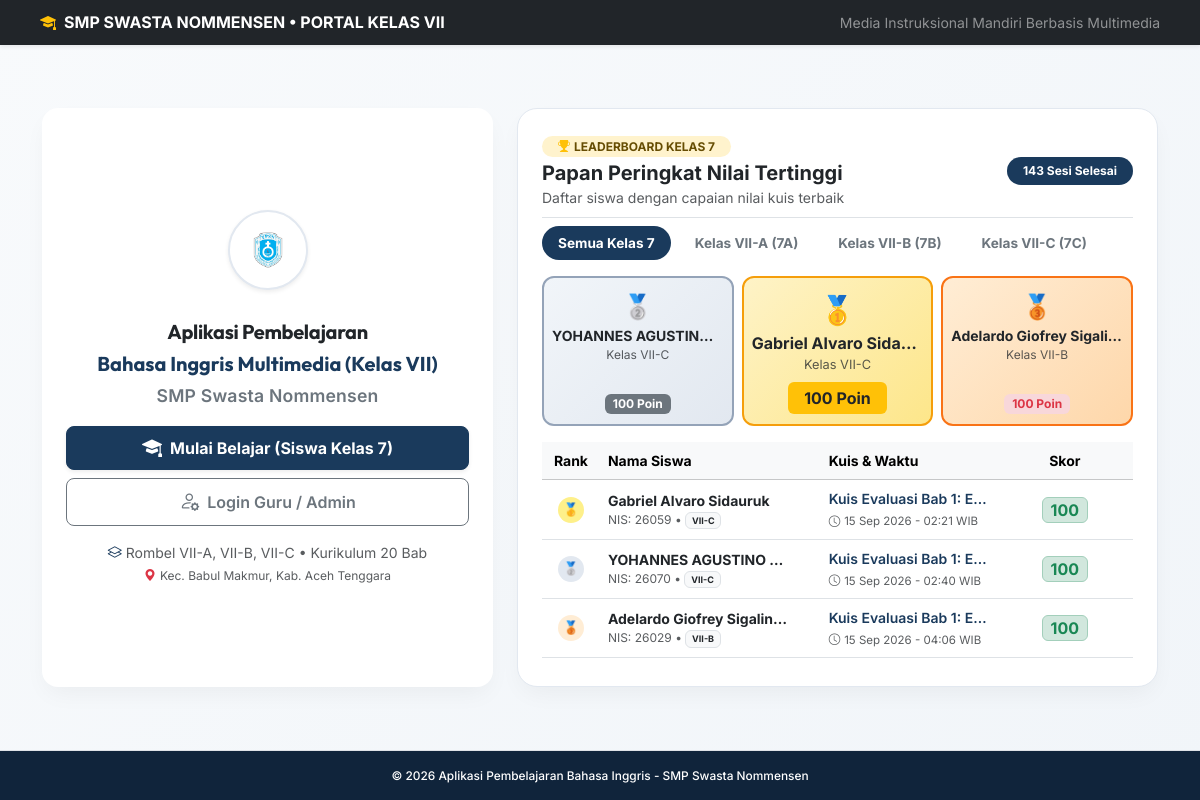
The page / on the database its author committed.
### tables this page shows
CREATE TABLE `tb_siswa` (
  `id_siswa` int(11) NOT NULL AUTO_INCREMENT,
  `nis` varchar(20) NOT NULL,
  `nisn` varchar(20) DEFAULT NULL,
  `nama_siswa` varchar(100) NOT NULL,
  `password` varchar(255) NOT NULL,
  `kelas` varchar(50) NOT NULL,
  `last_login` datetime DEFAULT NULL,
  `created_at` timestamp NOT NULL DEFAULT current_timestamp(),
  PRIMARY KEY (`id_siswa`),
  UNIQUE KEY `nis` (`nis`),
  UNIQUE KEY `nisn` (`nisn`)
);

CREATE TABLE `tb_hasil` (
  `id_hasil` int(11) NOT NULL AUTO_INCREMENT,
  `id_siswa` int(11) NOT NULL,
  `id_kuis` int(11) NOT NULL,
  `skor` int(11) NOT NULL,
  `jumlah_benar` int(11) NOT NULL,
  `jumlah_salah` int(11) NOT NULL,
  `waktu_selesai` timestamp NOT NULL DEFAULT current_timestamp(),
  PRIMARY KEY (`id_hasil`),
  KEY `id_siswa` (`id_siswa`),
  KEY `id_kuis` (`id_kuis`),
  CONSTRAINT `tb_hasil_ibfk_1` FOREIGN KEY (`id_siswa`) REFERENCES `tb_siswa` (`id_siswa`) ON DELETE CASCADE,
  CONSTRAINT `tb_hasil_ibfk_2` FOREIGN KEY (`id_kuis`) REFERENCES `tb_kuis` (`id_kuis`) ON DELETE CASCADE
);

CREATE TABLE `tb_kuis` (
  `id_kuis` int(11) NOT NULL AUTO_INCREMENT,
  `judul_kuis` varchar(150) NOT NULL,
  `kategori_materi` varchar(50) NOT NULL,
  `waktu_pengerjaan` int(11) NOT NULL,
  `id_materi` int(11) DEFAULT NULL,
  `nilai_lulus` int(11) DEFAULT 70,
  `created_at` timestamp NOT NULL DEFAULT current_timestamp(),
  `id_guru` int(11) DEFAULT NULL,
  PRIMARY KEY (`id_kuis`),
  KEY `id_guru` (`id_guru`),
  KEY `id_materi` (`id_materi`),
  CONSTRAINT `tb_kuis_ibfk_1` FOREIGN KEY (`id_guru`) REFERENCES `tb_guru` (`id_guru`) ON DELETE SET NULL,
  CONSTRAINT `tb_kuis_ibfk_2` FOREIGN KEY (`id_materi`) REFERENCES `tb_materi` (`id_materi`) ON DELETE SET NULL
);

### index.php (the view, shortened to what the rows shown need)
<?php
require_once 'config.php';
$filter_kelas = isset($_GET['kelas']) ? trim($_GET['kelas']) : '';
if (!in_array($filter_kelas, ['VII-A', 'VII-B', 'VII-C'])) {
    $filter_kelas = '';
}
$leaderboard = [];
try {
    $sql_lead = "
        SELECT h.*, s.nama_siswa, s.nis, s.kelas, k.judul_kuis, k.kategori_materi
        FROM tb_hasil h
        JOIN tb_siswa s ON h.id_siswa = s.id_siswa
        JOIN tb_kuis k ON h.id_kuis = k.id_kuis
        WHERE s.kelas LIKE 'VII-%'
    ";
    $p_lead = [];
    $sql_lead .= " ORDER BY h.skor DESC, h.jumlah_benar DESC, h.waktu_selesai ASC LIMIT 10";
    $stmt_lead = $pdo->prepare($sql_lead);
    $stmt_lead->execute($p_lead);
    $leaderboard = $stmt_lead->fetchAll();
} catch (PDOException $e) {
    $leaderboard = [];
}
?>
<!DOCTYPE html>
<html lang="id">
<head>
    <link href="https://cdn.jsdelivr.net/npm/bootstrap@5.3.3/dist/css/bootstrap.min.css" rel="stylesheet">
    <link rel="stylesheet" href="https://cdn.jsdelivr.net/npm/bootstrap-icons@1.11.3/font/bootstrap-icons.min.css">
    <link rel="stylesheet" href="assets/css/style.css?v=4.5.0">
</head>
<body class="index-body">
    <main class="flex-grow-1 d-flex flex-column justify-content-center py-3 py-lg-4">
        <div class="container-xl my-auto">
            <div class="row g-3 g-lg-4 align-items-stretch justify-content-center">
                <div class="col-12 col-lg-5 d-flex">
                    <div class="welcome-card card border-0 rounded-4 p-4 text-center bg-white w-100 d-flex flex-column justify-content-center">
                        <h1 class="welcome-text fw-bold text-dark fs-5 mb-1">
                            Aplikasi Pembelajaran
                        </h1>
                    </div>
                </div>
                <div class="col-12 col-lg-7 d-flex">
                    <div class="leaderboard-card w-100 p-3 p-md-4 d-flex flex-column">
                    <div class="d-flex justify-content-between align-items-center pb-2 mb-2 border-bottom">
                        <div>
                            <h2 class="h5 fw-bold text-dark mb-0">Papan Peringkat Nilai Tertinggi</h2>
                        </div>
                    </div>
                    <?php if (empty($leaderboard)): ?>
                        <div class="text-center py-5 my-auto text-muted">
                            <i class="bi bi-award fs-1 text-secondary opacity-50 mb-2 d-block"></i>
                            <h3 class="h6 fw-bold text-dark">Belum Ada Riwayat Kuis <?= !empty($filter_kelas) ? "di Kelas $filter_kelas" : "" ?></h3>
                            <p class="small text-muted mb-0">Jadilah siswa pertama yang mengerjakan kuis dan memimpin papan peringkat!</p>
                        </div>
                    <?php else: ?>
                        <div class="row g-2 mb-3">
                            <?php if (isset($leaderboard[1])): ?>
                                <div class="col-4">
                                    <div class="podium-box podium-2 h-100 d-flex flex-column justify-content-between">
                                        <div>
                                            <div class="fs-4">🥈</div>
                                            <div class="fw-bold text-dark text-truncate small" title="<?= htmlspecialchars($leaderboard[1]['nama_siswa']) ?>">
                                                <?= htmlspecialchars($leaderboard[1]['nama_siswa']) ?>
                                            </div>
                                            <div class="text-muted" style="font-size: 0.75rem;">
                                                Kelas <?= htmlspecialchars($leaderboard[1]['kelas']) ?>
                                            </div>
                                        </div>
                                        <div class="mt-2">
                                            <span class="badge bg-secondary text-white fw-bold">
                                                <?= $leaderboard[1]['skor'] ?> Poin
                                            </span>
                                        </div>
                                    </div>
                                </div>
                            <?php endif; ?>
                            <?php if (isset($leaderboard[0])): ?>
                                <div class="col-4">
                                    <div class="podium-box podium-1 h-100 d-flex flex-column justify-content-between shadow-xs">
                                        <div>
                                            <div class="fs-3">🥇</div>
                                            <div class="fw-bold text-dark text-truncate" title="<?= htmlspecialchars($leaderboard[0]['nama_siswa']) ?>">
                                                <?= htmlspecialchars($leaderboard[0]['nama_siswa']) ?>
                                            </div>
                                            <div class="text-muted" style="font-size: 0.8rem;">
                                                Kelas <?= htmlspecialchars($leaderboard[0]['kelas']) ?>
                                            </div>
                                        </div>
                                        <div class="mt-2">
                                            <span class="badge bg-warning text-dark fw-bold px-3 py-2 fs-6">
                                                <?= $leaderboard[0]['skor'] ?> Poin
                                            </span>
                                        </div>
                                    </div>
                                </div>
                            <?php endif; ?>
                            <?php if (isset($leaderboard[2])): ?>
                                <div class="col-4">
                                    <div class="podium-box podium-3 h-100 d-flex flex-column justify-content-between">
                                        <div>
                                            <div class="fs-4">🥉</div>
                                            <div class="fw-bold text-dark text-truncate small" title="<?= htmlspecialchars($leaderboard[2]['nama_siswa']) ?>">
                                                <?= htmlspecialchars($leaderboard[2]['nama_siswa']) ?>
                                            </div>
                                            <div class="text-muted" style="font-size: 0.75rem;">
                                                Kelas <?= htmlspecialchars($leaderboard[2]['kelas']) ?>
                                            </div>
                                        </div>
                                        <div class="mt-2">
                                            <span class="badge bg-danger-subtle text-danger fw-bold">
                                                <?= $leaderboard[2]['skor'] ?> Poin
                                            </span>
                                        </div>
                                    </div>
                                </div>
                            <?php endif; ?>
                        </div>
                        <div class="table-responsive flex-grow-1 leaderboard-scroll" style="max-height: 220px; overflow-y: auto;">
                            <table class="table table-hover align-middle mb-0 small">
                                <thead class="table-light sticky-top">
                                    <tr>
                                        <th style="width: 10%; text-align: center;">Rank</th>
                                        <th style="width: 38%;">Nama Siswa</th>
                                        <th style="width: 27%;">Kuis &amp; Waktu</th>
                                        <th style="width: 25%; text-align: center;">Skor</th>
                                    </tr>
                                </thead>
                                <tbody>
                                    <?php foreach ($leaderboard as $idx => $row): ?>
                                        <?php
                                        $rank = $idx + 1;
                                        $rank_class = $rank === 1 ? 'rank-1' : ($rank === 2 ? 'rank-2' : ($rank === 3 ? 'rank-3' : 'rank-other'));
                                        $medal_icon = $rank === 1 ? '🥇' : ($rank === 2 ? '🥈' : ($rank === 3 ? '🥉' : '#' . $rank));
                                        ?>
                                        <tr>
                                            <td style="text-align: center;">
                                                <span class="rank-badge <?= $rank_class ?>"><?= $medal_icon ?></span>
                                            </td>
                                            <td>
                                                <div class="fw-bold text-dark text-truncate" style="max-width: 180px;">
                                                    <?= htmlspecialchars($row['nama_siswa']) ?>
                                                </div>
                                                <div class="text-muted" style="font-size: 0.75rem;">
                                                    NIS: <?= htmlspecialchars($row['nis']) ?> &bull;
                                                    <span class="badge bg-light text-dark border"><?= htmlspecialchars($row['kelas']) ?></span>
                                                </div>
                                            </td>
                                            <td>
                                                <div class="text-truncate fw-semibold text-primary" style="max-width: 160px;" title="<?= htmlspecialchars($row['judul_kuis']) ?>">
                                                    <?= htmlspecialchars($row['judul_kuis']) ?>
                                                </div>
                                                <span class="text-muted" style="font-size: 0.72rem;">
                                                    <i class="bi bi-clock me-1"></i><?= date('d M Y - H:i', strtotime($row['waktu_selesai'])) ?> WIB
                                                </span>
                                            </td>
                                            <td style="text-align: center;">
                                                <span class="badge <?= $row['skor'] >= 70 ? 'bg-success-subtle text-success border border-success-subtle' : 'bg-primary-subtle text-primary border border-primary-subtle' ?> fw-bold fs-6 px-2 py-1">
                                                    <?= $row['skor'] ?>
                                                </span>
                                            </td>
                                        </tr>
                                    <?php endforeach; ?>
                                </tbody>
                            </table>
                        </div>
                    <?php endif; ?>
                </div>
            </div>
        </div>
    </main>
</body>
</html>

### rows shown on the page
tb_siswa: nama_siswa "YOHANNES AGUSTIN…", kelas "VII-C"
tb_hasil: skor "100", medal_icon "🥈", id_siswa.nama_siswa "YOHANNES AGUSTINO…", id_siswa.nis "26070", id_siswa.kelas "VII-C", id_kuis.judul_kuis "Kuis Evaluasi Bab 1: E…", waktu_selesai "15 Sep 2026 - 02:40"
tb_siswa: nama_siswa "Gabriel Alvaro Sida…", kelas "VII-C"
tb_hasil: skor "100", medal_icon "🥇", id_siswa.nama_siswa "Gabriel Alvaro Sidauruk", id_siswa.nis "26059", id_siswa.kelas "VII-C", id_kuis.judul_kuis "Kuis Evaluasi Bab 1: E…", waktu_selesai "15 Sep 2026 - 02:21"
tb_siswa: nama_siswa "Adelardo Giofrey Sigali…", kelas "VII-B"
tb_hasil: skor "100", medal_icon "🥉", id_siswa.nama_siswa "Adelardo Giofrey Sigalin…", id_siswa.nis "26029", id_siswa.kelas "VII-B", id_kuis.judul_kuis "Kuis Evaluasi Bab 1: E…", waktu_selesai "15 Sep 2026 - 04:06"

### other values the page prints
$total_kuis_dikerjakan "143"
